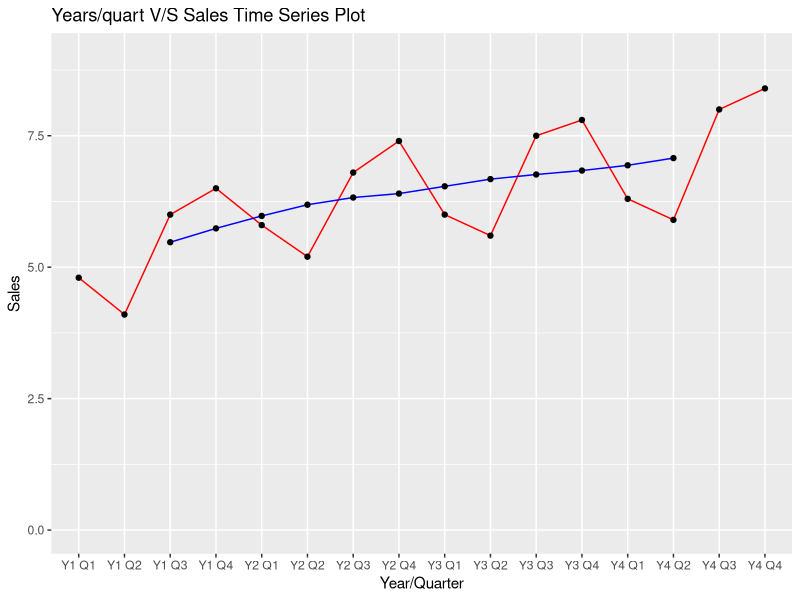

Source code (R):
                                     # Page no. : 832 - 833

# Time Series Decomposition

year_quart <- c("Y1 Q1", "Y1 Q2", "Y1 Q3", "Y1 Q4", "Y2 Q1", "Y2 Q2", "Y2 Q3", "Y2 Q4", "Y3 Q1", 
                "Y3 Q2", "Y3 Q3", "Y3 Q4", "Y4 Q1", "Y4 Q2", "Y4 Q3", "Y4 Q4")
# Years and Quarters
sales <- c(4.8, 4.1, 6.0, 6.5, 5.8, 5.2, 6.8, 7.4, 6.0, 5.6, 7.5, 7.8, 6.3, 5.9, 8.0, 8.4)
moving_avg <- c(NA,5.350,5.600,5.875,6.075,6.300,6.350,6.450,6.625,6.725,6.800,6.875,7.000,
                7.15,NA,NA)
centered_avg <- c(NA,NA,5.475,5.738,5.975,6.188,6.325,6.400,6.538,6.675,6.763,6.838,6.938,7.075,
                  NA,NA)

DF <- data.frame(year_quart, sales,moving_avg,centered_avg)

# Install Library if not installed

# install.packages("gpplot2")

# Import Library

library(ggplot2)

ggplot(DF,aes(year_quart, group = 1)) + geom_line(aes(y = sales),color = "red") + 
  geom_point(aes(y = sales)) + geom_line(aes(y = centered_avg),color = "blue") +
  geom_point(aes(y = centered_avg))+
  ylim(c(0.0,9.0)) +
  labs(title = "Years/quart V/S Sales Time Series Plot", x = "Year/Quarter", y = "Sales")
